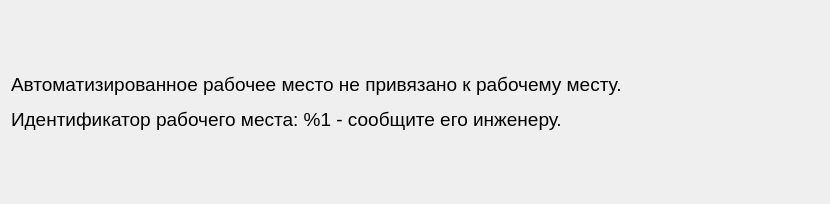
<?xml version="1.0" encoding="UTF-8"?>
<ui version="4.0">
 <class>NonRegisteredAWSUi</class>
 <widget class="QWidget" name="NonRegisteredAWSUi">
  <property name="geometry">
   <rect>
    <x>0</x>
    <y>0</y>
    <width>830</width>
    <height>204</height>
   </rect>
  </property>
  <property name="windowTitle">
   <string>Form</string>
  </property>
  <layout class="QGridLayout" name="gridLayout">
   <item row="0" column="0">
    <widget class="QLabel" name="label_2">
     <property name="text">
      <string>&lt;html&gt;&lt;head/&gt;&lt;body&gt;&lt;p&gt;&lt;span style=&quot; font-size:14pt;&quot;&gt;Автоматизированное рабочее место не привязано к рабочему месту.&lt;/span&gt;&lt;/p&gt;&lt;p&gt;&lt;span style=&quot; font-size:14pt;&quot;&gt;Идентификатор рабочего места: %1 - сообщите его инженеру.&lt;/span&gt;&lt;/p&gt;&lt;/body&gt;&lt;/html&gt;</string>
     </property>
    </widget>
   </item>
  </layout>
 </widget>
 <resources/>
 <connections/>
</ui>
